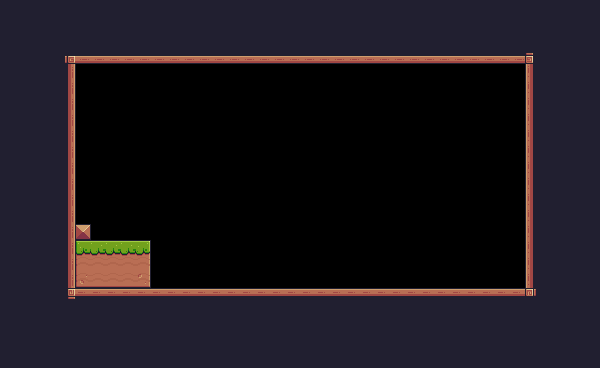

Below is a game level as drawn by its tile map, then a one-line description and the .tmx file that defines it, in full:
An orthogonal 40x23 tile map with 15x16 px tiles, 1 tile layer (Tile Layer 1) and 1 object (Player).

<map version="1.10" tiledversion="1.10.2" orientation="orthogonal" renderorder="right-down" width="40" height="23" tilewidth="15" tileheight="16" infinite="0" nextlayerid="3" nextobjectid="11">
 <tileset firstgid="1" source="Pixel Adventure.tsx" />
 <layer id="1" name="Tile Layer 1" width="40" height="23">
  <data encoding="csv">
24,24,24,24,24,24,24,24,24,24,24,24,24,24,24,24,24,24,24,24,24,24,24,24,24,24,24,24,24,24,24,24,24,24,24,24,24,24,24,24,
24,24,24,24,24,24,24,24,24,24,24,24,24,24,24,24,24,24,24,24,24,24,24,24,24,24,24,24,24,24,24,24,24,24,24,24,24,24,24,24,
24,24,24,24,24,24,24,24,24,24,24,24,24,24,24,24,24,24,24,24,24,24,24,24,24,24,24,24,24,24,24,24,24,24,24,24,24,24,24,24,
24,24,24,24,92,134,134,134,134,134,134,134,134,134,134,134,134,134,134,134,134,134,134,134,134,134,134,134,134,134,134,134,134,134,134,93,24,24,24,24,
24,24,24,24,113,0,0,0,0,0,0,0,0,0,0,0,0,0,0,0,0,0,0,0,0,0,0,0,0,0,0,0,0,0,0,111,24,24,24,24,
24,24,24,24,113,0,0,0,0,0,0,0,0,0,0,0,0,0,0,0,0,0,0,0,0,0,0,0,0,0,0,0,0,0,0,111,24,24,24,24,
24,24,24,24,113,0,0,0,0,0,0,0,0,0,0,0,0,0,0,0,0,0,0,0,0,0,0,0,0,0,0,0,0,0,0,111,24,24,24,24,
24,24,24,24,113,0,0,0,0,0,0,0,0,0,0,0,0,0,0,0,0,0,0,0,0,0,0,0,0,0,0,0,0,0,0,111,24,24,24,24,
24,24,24,24,113,0,0,0,0,0,0,0,0,0,0,0,0,0,0,0,0,0,0,0,0,0,0,0,0,0,0,0,0,0,0,111,24,24,24,24,
24,24,24,24,113,0,0,0,0,0,0,0,0,0,0,0,0,0,0,0,0,0,0,0,0,0,0,0,0,0,0,0,0,0,0,111,24,24,24,24,
24,24,24,24,113,0,0,0,0,0,0,0,0,0,0,0,0,0,0,0,0,0,0,0,0,0,0,0,0,0,0,0,0,0,0,111,24,24,24,24,
24,24,24,24,113,0,0,0,0,0,0,0,0,0,0,0,0,0,0,0,0,0,0,0,0,0,0,0,0,0,0,0,0,0,0,111,24,24,24,24,
24,24,24,24,113,0,0,0,0,0,0,0,0,0,0,0,0,0,0,0,0,0,0,0,0,0,0,0,0,0,0,0,0,0,0,111,24,24,24,24,
24,24,24,24,113,0,0,0,0,0,0,0,0,0,0,0,0,0,0,0,0,0,0,0,0,0,0,0,0,0,0,0,0,0,0,111,24,24,24,24,
24,24,24,24,113,35,0,0,0,0,0,0,0,0,0,0,0,0,0,0,0,0,0,0,0,0,0,0,0,0,0,0,0,0,0,111,24,24,24,24,
24,24,24,24,113,7,8,8,8,9,0,0,0,0,0,0,0,0,0,0,0,0,0,0,0,0,0,0,0,0,0,0,0,0,0,111,24,24,24,24,
24,24,24,24,113,29,30,30,30,31,0,0,0,0,0,0,0,0,0,0,0,0,0,0,0,0,0,0,0,0,0,0,0,0,0,111,24,24,24,24,
24,24,24,24,113,51,52,52,52,53,0,0,0,0,0,0,0,0,0,0,0,0,0,0,0,0,0,0,0,0,0,0,0,0,0,111,24,24,24,24,
24,24,24,24,114,90,90,90,90,90,90,90,90,90,90,90,90,90,90,90,90,90,90,90,90,90,90,90,90,90,90,90,90,90,90,115,24,24,24,24,
24,24,24,24,24,24,24,24,24,24,24,24,24,24,24,24,24,24,24,24,24,24,24,24,24,24,24,24,24,24,24,24,24,24,24,24,24,24,24,24,
24,24,24,24,24,24,24,24,24,24,24,24,24,24,24,24,24,24,24,24,24,24,24,24,24,24,24,24,24,24,24,24,24,24,24,24,24,24,24,24,
24,24,24,24,24,24,24,24,24,24,24,24,24,24,24,24,24,24,24,24,24,24,24,24,24,24,24,24,24,24,24,24,24,24,24,24,24,24,24,24,
24,24,24,24,24,24,24,24,24,24,24,24,24,24,24,24,24,24,24,24,24,24,24,24,24,24,24,24,24,24,24,24,24,24,24,24,24,24,24,24
</data>
 </layer>
 <objectgroup id="2" name="Spawnpoints">
  <object id="7" name="Player" type="Player" x="120" y="208" width="32" height="32" />
 </objectgroup>
</map>
